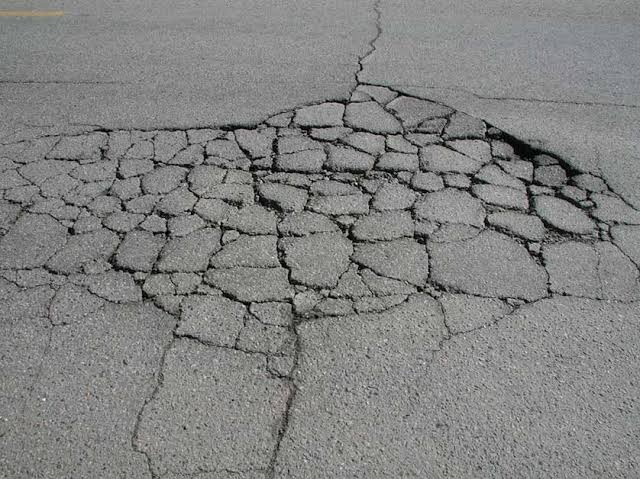
#> input picture dataset_working/images/train/IMG_0005_alligator_cracking.jpg, 640 x 479 px
$ python generate_previews.py
#> lines starting #> are read from the running program, lines starting #| are printed output that depends on the picture
#!/usr/bin/env python3
"""
CivicEye — Phase 5: Visual Preview & Quality Control Suite
Generates color-coded annotated bounding box previews for all 10 civic classes,
verifies coordinate boundaries and class balances, and builds an HTML/Markdown inspection report.
"""

import os
import sys
import json
from collections import defaultdict
from PIL import Image, ImageDraw, ImageFont

# Ensure UTF-8 output
if hasattr(sys.stdout, 'reconfigure'):
    sys.stdout.reconfigure(encoding='utf-8')

ROOT_DIR = os.path.dirname(os.path.dirname(os.path.abspath(__file__)))
DATASET_WORKING_DIR = os.path.join(ROOT_DIR, "dataset_working")
PREVIEWS_DIR = os.path.join(DATASET_WORKING_DIR, "previews")

# Distinct High-Contrast Hex & RGB Color Palette for 10 Target Classes
CLASS_INFO = {
    0: {"name": "alligator cracking", "color_rgb": (239, 68, 68), "color_hex": "#EF4444", "dept": "Road Maintenance (ROAD)"},
    1: {"name": "cracking", "color_rgb": (249, 115, 22), "color_hex": "#F97316", "dept": "Road Maintenance (ROAD)"},
    2: {"name": "pothole", "color_rgb": (234, 179, 8), "color_hex": "#EAB308", "dept": "Road Maintenance (ROAD)"},
    3: {"name": "manhole defect", "color_rgb": (59, 130, 246), "color_hex": "#3B82F6", "dept": "Water Supply & Drainage (TWAD)"},
    4: {"name": "waterlogging", "color_rgb": (6, 182, 212), "color_hex": "#06B6D4", "dept": "Stormwater Drainage (DRAIN)"},
    5: {"name": "road divider damage", "color_rgb": (168, 85, 247), "color_hex": "#A855F7", "dept": "Traffic & Road Safety (SAFETY)"},
    6: {"name": "damaged traffic sign", "color_rgb": (236, 72, 153), "color_hex": "#EC4899", "dept": "Traffic & Road Safety (SAFETY)"},
    7: {"name": "street light fault", "color_rgb": (245, 158, 11), "color_hex": "#F59E0B", "dept": "Street Lighting (LIGHTING)"},
    8: {"name": "debris / road blockage", "color_rgb": (107, 114, 128), "color_hex": "#6B7280", "dept": "Solid Waste Management (SWM)"},
    9: {"name": "damaged footpath", "color_rgb": (16, 185, 129), "color_hex": "#10B981", "dept": "Public Works (PWD)"}
}

def draw_annotations_on_image(img_path, label_path, out_path):
    """Draws color-coded bounding boxes and label banners onto image."""
    try:
        img = Image.open(img_path).convert('RGB')
#> img is the input picture: PIL image 640x479 RGB; mean R, G, B 130.2, 130.6, 129.4
        draw = ImageDraw.Draw(img)
        w_img, h_img = img.size
#> w_img = 640; h_img = 479

        boxes_found = []
        if os.path.exists(label_path):
            with open(label_path, 'r', encoding='utf-8') as f:
                for line in f:
                    parts = line.strip().split()
                    if len(parts) != 5:
                        continue
                    cls_id = int(parts[0])
                    xc, yc, bw, bh = map(float, parts[1:])

                    x1 = max(0, int((xc - bw / 2.0) * w_img))
                    y1 = max(0, int((yc - bh / 2.0) * h_img))
                    x2 = min(w_img - 1, int((xc + bw / 2.0) * w_img))
                    y2 = min(h_img - 1, int((yc + bh / 2.0) * h_img))

                    info = CLASS_INFO.get(cls_id, {"name": f"class_{cls_id}", "color_rgb": (0, 255, 0)})
                    color = info["color_rgb"]
                    cls_name = info["name"]

                    # Draw thicker bounding box rectangle
                    thickness = max(2, int(min(w_img, h_img) * 0.005))
                    for offset in range(thickness):
                        draw.rectangle([x1 - offset, y1 - offset, x2 + offset, y2 + offset], outline=color)

                    # Draw label banner
                    banner_text = f"ID {cls_id}: {cls_name}"
                    banner_w = len(banner_text) * 8 + 12
                    banner_h = 22
                    draw.rectangle([x1, max(0, y1 - banner_h), x1 + banner_w, max(banner_h, y1)], fill=color)
                    draw.text((x1 + 6, max(2, y1 - banner_h + 3)), banner_text, fill=(255, 255, 255))

                    boxes_found.append({"class_id": cls_id, "class_name": cls_name, "box": [x1, y1, x2, y2]})

        # If no boxes, draw small watermark indicating background/empty
        if not boxes_found:
            draw.rectangle([10, 10, 220, 36], fill=(70, 70, 70, 200))
            draw.text((16, 14), "Background (No Issues)", fill=(255, 255, 255))

        img.save(out_path, "JPEG", quality=90)
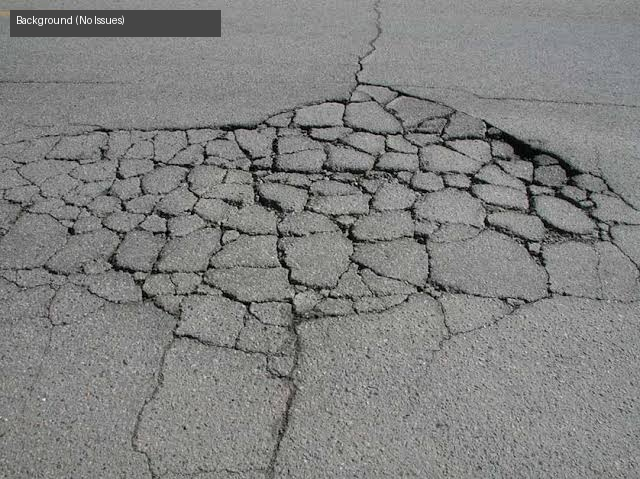
#> saved as IMG_0005_alligator_cracking_annotated.jpg: PIL image 640x479 RGB; mean R, G, B 129.1, 129.5, 128.4
        return boxes_found
    except Exception as e:
        print(f"Error drawing preview for {img_path}: {e}")
        return []

def generate_visual_previews():
    print("=" * 80)
    print("CIVICEYE VISUAL PREVIEW & QUALITY AUDIT GENERATOR (PHASE 5)")
    print("=" * 80)

    os.makedirs(PREVIEWS_DIR, exist_ok=True)

    preview_records = []
    class_preview_map = defaultdict(list)
    total_previews = 0

    for split in ['train', 'val', 'test']:
        img_dir = os.path.join(DATASET_WORKING_DIR, "images", split)
        lbl_dir = os.path.join(DATASET_WORKING_DIR, "labels", split)

        if not os.path.exists(img_dir):
            continue

        split_preview_dir = os.path.join(PREVIEWS_DIR, split)
        os.makedirs(split_preview_dir, exist_ok=True)

        for img_file in sorted(os.listdir(img_dir)):
            if not img_file.lower().endswith(('.jpg', '.jpeg', '.png')):
                continue

            base_name = os.path.splitext(img_file)[0]
            img_path = os.path.join(img_dir, img_file)
            lbl_path = os.path.join(lbl_dir, f"{base_name}.txt")
            out_path = os.path.join(split_preview_dir, f"{base_name}_annotated.jpg")

            boxes = draw_annotations_on_image(img_path, lbl_path, out_path)

            record = {
                "split": split,
                "filename": img_file,
                "preview_rel_path": f"previews/{split}/{base_name}_annotated.jpg",
                "boxes": boxes,
                "box_count": len(boxes)
            }
            preview_records.append(record)
            total_previews += 1

            for b in boxes:
                class_preview_map[b["class_id"]].append(record)
#> pass 3 of the loop in generate_visual_previews, `for split in ['train', 'val', 'test']:`:
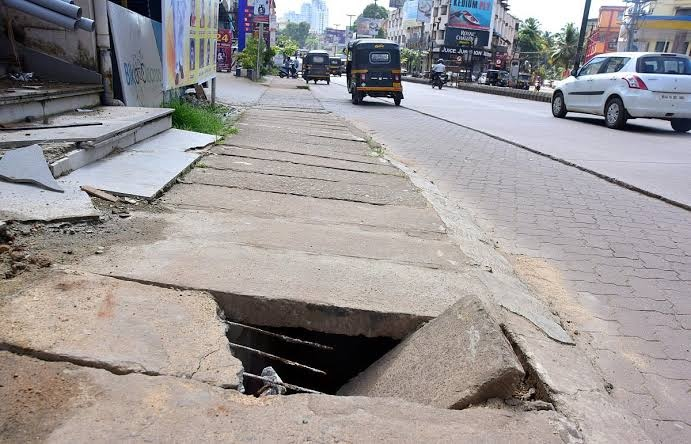
#> input picture dataset_working/images/test/IMG_0017_damaged_footpath.jpg, 691 x 444 px
#> in draw_annotations_on_image, img is the input picture: PIL image 691x444 RGB; mean R, G, B 154.6, 149.7, 150
#> in draw_annotations_on_image (call 2), `img.save(out_path, "JPEG", quality=90)`:
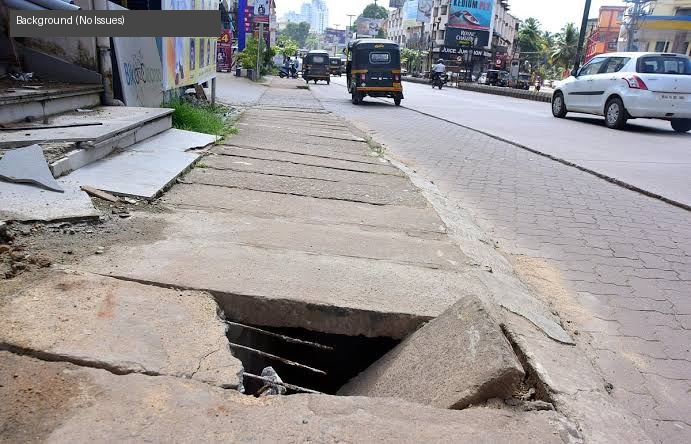
#> saved as IMG_0017_damaged_footpath_annotated.jpg: PIL image 691x444 RGB; mean R, G, B 154.2, 149.3, 149.3

    # Generate HTML Review Report
    html_content = f"""<!DOCTYPE html>
<html lang="en">
<head>
  <meta charset="UTF-8">
  <title>CivicEye 10-Class Dataset Quality Control & Preview Report</title>
  <style>
    body {{ font-family: -apple-system, BlinkMacSystemFont, "Segoe UI", Roboto, Helvetica, Arial, sans-serif; background: #0f172a; color: #f8fafc; margin: 0; padding: 24px; }}
    h1, h2, h3 {{ color: #38bdf8; }}
    .header {{ background: #1e293b; padding: 20px; border-radius: 8px; border: 1px solid #334155; margin-bottom: 24px; }}
    .stats-table {{ width: 100%; border-collapse: collapse; margin-top: 12px; }}
    .stats-table th, .stats-table td {{ border: 1px solid #334155; padding: 8px 12px; text-align: left; }}
    .stats-table th {{ background: #0f172a; color: #38bdf8; }}
    .grid {{ display: grid; grid-template-columns: repeat(auto-fill, minmax(280px, 1fr)); gap: 16px; margin-top: 16px; }}
    .card {{ background: #1e293b; border-radius: 8px; overflow: hidden; border: 1px solid #334155; }}
    .card img {{ width: 100%; height: 200px; object-fit: cover; display: block; }}
    .card-info {{ padding: 12px; font-size: 13px; }}
    .badge {{ display: inline-block; padding: 2px 8px; border-radius: 4px; font-weight: bold; font-size: 11px; margin-right: 4px; }}
  </style>
</head>
<body>
  <div class="header">
    <h1>CivicEye 10-Class Dataset Quality Control Report</h1>
    <p>Audit of all exported training, validation, and testing annotations with color-coded bounding box overlays.</p>
    <table class="stats-table">
      <tr>
        <th>Class ID</th>
        <th>Class Name</th>
        <th>Target Department</th>
        <th>Color Indicator</th>
        <th>Total Annotated Instances</th>
      </tr>
"""

    for cls_id in range(10):
        info = CLASS_INFO[cls_id]
        count = len(class_preview_map[cls_id])
        html_content += f"""      <tr>
        <td><strong>{cls_id}</strong></td>
        <td>{info['name']}</td>
        <td>{info['dept']}</td>
        <td><span class="badge" style="background: {info['color_hex']}; color: #fff;">{info['color_hex']}</span></td>
        <td><strong>{count}</strong></td>
      </tr>
"""

    html_content += f"""    </table>
  </div>

  <h2>Sample Annotated Previews (First 30 Images)</h2>
  <div class="grid">
"""

    for rec in preview_records[:30]:
        box_desc = ", ".join([f"{b['class_name']}" for b in rec["boxes"]]) if rec["boxes"] else "Background (0 boxes)"
        html_content += f"""    <div class="card">
      <img src="{rec['preview_rel_path']}" alt="{rec['filename']}">
      <div class="card-info">
        <strong>{rec['filename']}</strong> ({rec['split']})<br>
        <span style="color: #94a3b8;">Annotations: {box_desc}</span>
      </div>
    </div>
"""

    html_content += """  </div>
</body>
</html>
"""

    report_path = os.path.join(DATASET_WORKING_DIR, "review_report.html")
    with open(report_path, 'w', encoding='utf-8') as rf:
        rf.write(html_content)

    print(f"Generated {total_previews} annotated preview images in: {PREVIEWS_DIR}")
    print(f"Generated Visual QC HTML Report at:                 {report_path}")
    print("=" * 80)

if __name__ == "__main__":
    generate_visual_previews()
